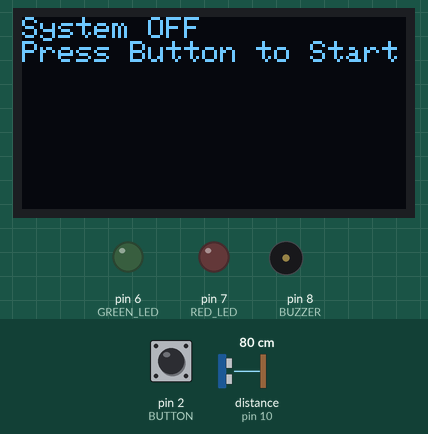
Bench run of a sketch on a simulated Arduino Uno, built with avr-gcc and run on an emulated ATmega328P. Shown: 128×64 one-colour display, output pins drawn as LEDs (lit = HIGH), buzzer (waves = sounding, pin HIGH). Dashed ring = blinking. The inputs (shaded band) are chosen by the test bench; at power-on: pin 2 (BUTTON) HIGH, distance to the obstacle (sensor on pin 10) 80 cm. The echo pulse lasts 58.3 µs per cm; pins used as bus, display or sensor lines are not drawn; what the sketch prints to the serial monitor is not drawn.

Above: at 1.2 s.
1.3 s: pin 2 (BUTTON) pulled LOW for 3.2 s
At 2.4 s:
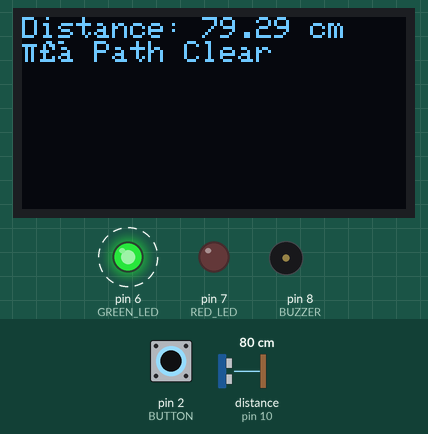
6.0 s: pin 2 (BUTTON) pulled LOW for 0.65 s
At 6.6 s:
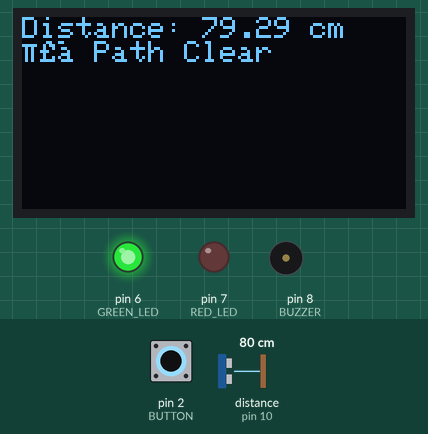
8.1 s: distance to the obstacle (sensor on pin 10) set to 22 cm
At 9.7 s:
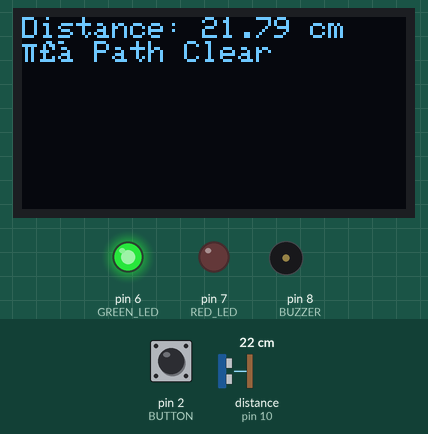
10.0 s: distance to the obstacle (sensor on pin 10) set to 18 cm
At 10.8 s:
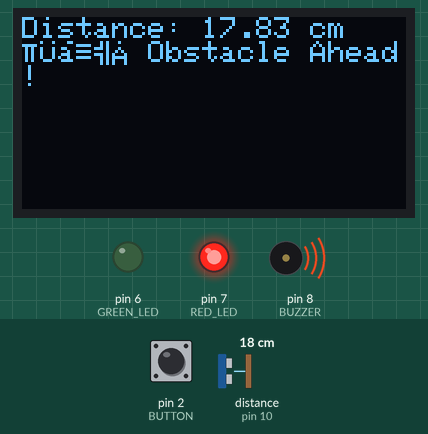
11.6 s: distance to the obstacle (sensor on pin 10) set to 2 cm
At 12.0 s:
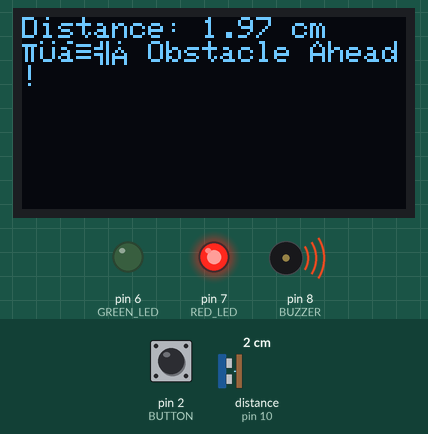
Timing chart, 0 to 14.2 s (numbered marks = the images above; inputs shaded):
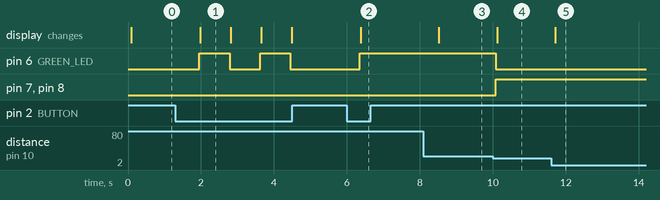

Measured:
- the behaviour switches between 21 and 20 cm on distance to the obstacle (sensor on pin 10) (found by bisection; images 3 and 4)
- after the input at 1.3 s, pin 6 (GREEN_LED): alternates HIGH for 0.83 s and LOW for 0.84 s, 4 changes in all, then stays LOW, starting after 0.66 s; the display: changes after 0.69 s (image 1)
- after the input at 6.0 s, pin 6 (GREEN_LED): LOW → HIGH after 0.35 s; the display: changes after 0.38 s (image 2)
- after the input at 8.1 s, the display: changes after 0.42 s (image 3)
- after the input at 10.0 s, pin 6 (GREEN_LED): HIGH → LOW after 0.09 s; pin 7 (RED_LED), pin 8 (BUZZER): LOW → HIGH after 0.09 s; the display: changes after 0.12 s (image 4)
- after the input at 11.6 s, the display: changes after 0.11 s (image 5)
- what the display in image 1 shows lasts 0.8 s, from 2.0 s to 2.8 s

The sketch:

Drone_Obstacle_Simulator.ino
```cpp
#include <Wire.h>
#include <Adafruit_GFX.h>
#include <Adafruit_SSD1306.h>

// Pins for Ultrasonic Sensor
#define TRIG_PIN 9
#define ECHO_PIN 10

// Pins for LED, Buzzer, Button
#define RED_LED 7
#define GREEN_LED 6
#define BUZZER 8
#define BUTTON 2

// OLED Display Settings
#define SCREEN_WIDTH 128
#define SCREEN_HEIGHT 64
Adafruit_SSD1306 display(SCREEN_WIDTH, SCREEN_HEIGHT, &Wire, -1);

bool systemActive = false;

void setup() {
  Serial.begin(9600);

  pinMode(TRIG_PIN, OUTPUT);
  pinMode(ECHO_PIN, INPUT);

  pinMode(RED_LED, OUTPUT);
  pinMode(GREEN_LED, OUTPUT);
  pinMode(BUZZER, OUTPUT);
  pinMode(BUTTON, INPUT_PULLUP); // Use internal pull-up resistor

  // Initialize OLED
  if (!display.begin(SSD1306_SWITCHCAPVCC, 0x3C)) {
    Serial.println("SSD1306 allocation failed");
    while (true); // Stay here if display fails
  }

  display.clearDisplay();
  display.setTextSize(1);
  display.setTextColor(SSD1306_WHITE);
  display.setCursor(0, 0);
  display.println("Drone Obstacle Detector");
  display.println("Press Button to Start");
  display.display();
}

void loop() {
  // Toggle system ON/OFF with button press
  if (digitalRead(BUTTON) == LOW) {
    systemActive = !systemActive;
    delay(300); // Debounce delay
  }

  if (!systemActive) {
    digitalWrite(RED_LED, LOW);
    digitalWrite(GREEN_LED, LOW);
    digitalWrite(BUZZER, LOW);

    display.clearDisplay();
    display.setCursor(0, 0);
    display.println("System OFF");
    display.println("Press Button to Start");
    display.display();

    delay(500);
    return;
  }

  // Measure Distance
  long duration;
  float distance;

  digitalWrite(TRIG_PIN, LOW);
  delayMicroseconds(2);
  digitalWrite(TRIG_PIN, HIGH);
  delayMicroseconds(10);
  digitalWrite(TRIG_PIN, LOW);

  duration = pulseIn(ECHO_PIN, HIGH);
  distance = duration * 0.034 / 2;

  // Print to Serial
  Serial.print("Distance: ");
  Serial.print(distance);
  Serial.println(" cm");

  // Display on OLED
  display.clearDisplay();
  display.setCursor(0, 0);
  display.print("Distance: ");
  display.print(distance);
  display.println(" cm");

  // Obstacle logic
  if (distance < 20.0) {
    digitalWrite(RED_LED, HIGH);
    digitalWrite(GREEN_LED, LOW);
    digitalWrite(BUZZER, HIGH);
    display.println("⚠️ Obstacle Ahead!");
  } else {
    digitalWrite(RED_LED, LOW);
    digitalWrite(GREEN_LED, HIGH);
    digitalWrite(BUZZER, LOW);
    display.println("✅ Path Clear");
  }

  display.display();
  delay(500);
}
```
